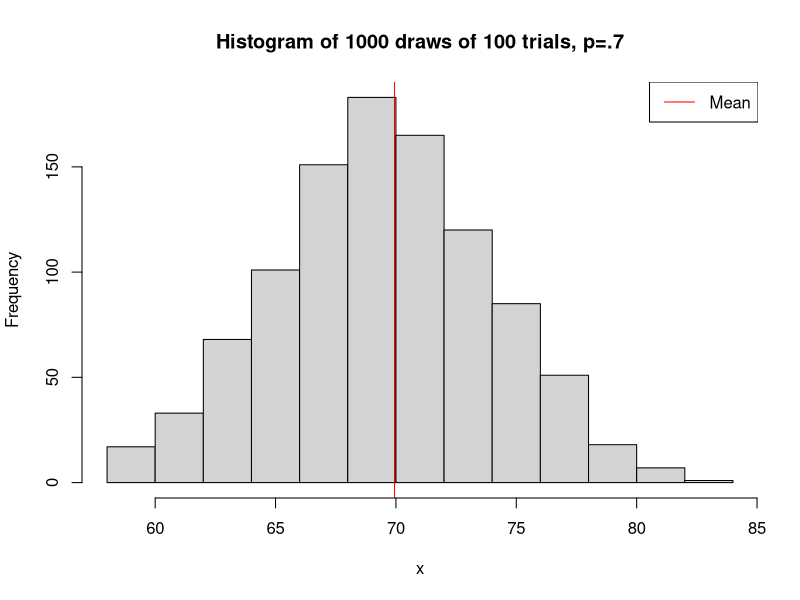
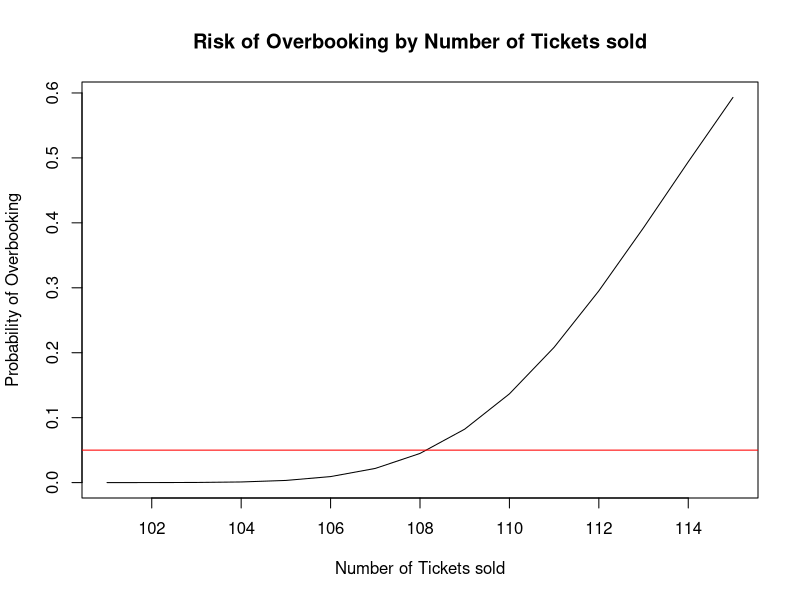

The R source for these figures, in order:
## ---- chunk 1
set.seed(12345)
## ---- chunk 2
q1 <- rbinom(n = 5,size = 1, prob =.5)
q1
a <- c(10, 50, 100, 1000, 10000)
b <- sapply(a, rbinom, size=1, prob = .5)
sapply(b, mean)
## ---- chunk 3
x <- rbinom(1000, 100, .7)
mean_x <- mean(x)
## ---- chunk 4
hist(x, main = "Histogram of 1000 draws of 100 trials, p=.7")
abline(v = mean_x, col = "red")
legend("topright", col = "red", legend = "Mean", lty = 1)
## ---- chunk 5
dbinom(70, 100, .7)
mean(x == 70)

## ---- chunk 6
pbinom(70, 100, .7) #This means how many times you get 70 or fewer
mean(x <= 70)
## ---- chunk 7
pbinom(100, 110, .88, lower.tail = F)

## ---- chunk 8
b <- 101:115
z <- pbinom(100, b, .88, lower.tail = F)
plot(b, z, 
     type = "l", 
     main = "Risk of Overbooking by Number of Tickets sold",
     xlab = "Number of Tickets sold",
     ylab = "Probability of Overbooking")
abline(h = .05, col = "red")
